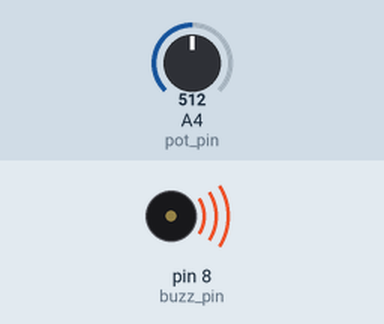
Simulated run of this sketch. Board: Arduino Uno, built with avr-gcc and run on an emulated ATmega328P. Shown: buzzer (waves = sounding). Inputs (shaded band) come from the test bench; at power-on: A4 (pot_pin) = 512.

Above: at 0.1 s.
Timing chart, 0 to 1.6 s (numbered marks = the images above):
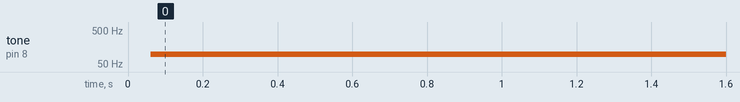

The sketch:

Tutorial_24_2_Potentiometer_and_Passive_Buzzer.ino
```cpp
//Passive Buzzer & Potentiometer
int buzz_pin = 8;
float buzz_val; //convert pot_pin's input to buzz_val's output (time in microseconds)

int pot_pin = A4;
int pot_val; //pot_pin's input

String msg = "Potentiometer Voltage is ";
char period = '.';

String msg2 = "The wait time is ";
String msg3 = " microseconds.";

int wait = 1500;

void setup() {
  // put your setup code here, to run once:
  pinMode(pot_pin, INPUT);
  pinMode(buzz_pin, OUTPUT);
  Serial.begin(9600);
}

void loop() {
  // put your main code here, to run repeatedly:

  pot_val = analogRead(pot_pin);
  //Serial.println(msg + pot_val + period);
  //delay(wait);

  //convert pot_val to buzz_val in microseconds
  buzz_val = (9940./1023.) * pot_val + 60;
  //Serial.println(msg2 + buzz_val + msg3);
  //delay(wait);

  digitalWrite(buzz_pin, HIGH);
  delayMicroseconds(buzz_val);
  digitalWrite(buzz_pin, LOW);
  delayMicroseconds(buzz_val);
}
```

Measured:
- by itself, tone on pin 8 (buzz_pin): silent → 98 Hz at 0.06 s
